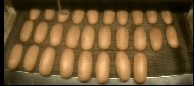
#> input picture image Processing/template/stone3.jpg, 194 x 86 px
$ python support_counting.py   (older library calls are emulated)
#> lines starting #> are read from the running program, lines starting #| are printed output that depends on the picture; after the words box and inside, x2 and y2 are one past the last pixel; in counts of white or black regions, pixels touching at a corner belong together
import cv2
from skimage.feature import peak_local_max
from skimage.morphology import watershed
from scipy import ndimage
import numpy as np
import imutils

image = cv2.imread("template/stone3.jpg")
#> image is the input picture: shape (86, 194, 3); mean B, G, R 50, 87.7, 114.6

gray = cv2.cvtColor(image, cv2.COLOR_BGR2GRAY)
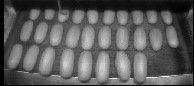
#> gray: shape (86, 194); min 0, max 251, mean 91.4
thresh = cv2.threshold(gray, 0, 255,
    cv2.THRESH_BINARY_INV | cv2.THRESH_OTSU)[1]
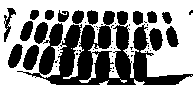
#> thresh: shape (86, 194); 55% white; 50 black regions (34 under 20 px), largest, box (x1, y1, x2, y2) and area: (17, 11, 193, 85) 5177, (23, 45, 39, 70) 273, (8, 44, 23, 68) 232
cv2.imshow("Thresh", thresh)


D = ndimage.distance_transform_edt(thresh)
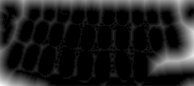
#> D: shape (86, 194) float64; min 0, max 20.59, mean 2.5; drawn with min black and max white
localMax = peak_local_max(D, indices=False, min_distance=20,
    labels=thresh)
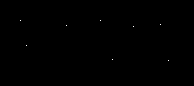
#> localMax: shape (86, 194) bool; 0.05% white in thin lines or dots, all inside (x1, y1, x2, y2) = (20, 20, 169, 61)
cv2.imshow("D image", D)

markers = ndimage.label(localMax, structure=np.ones((3, 3)))[0]
#> markers: shape (86, 194) int32; 9 distinct labels, from 0 to 8
labels = watershed(-D, markers, mask=thresh)
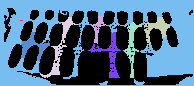
#> labels: shape (86, 194) int32; 9 distinct labels, from 0 to 8; one colour per label, 0 black
print("[INFO] {} unique segments found".format(len(np.unique(labels)) -     1))
#| [INFO] 8 unique segments found

for label in np.unique(labels):
    # if the label is zero, we are examining the 'background'
    # so simply ignore it
    if label == 0:
        continue

    # otherwise, allocate memory for the label region and draw
    # it on the mask
    mask = np.zeros(gray.shape, dtype="uint8")
    mask[labels == label] = 255

    # detect contours in the mask and grab the largest one
    cnts = cv2.findContours(mask.copy(), cv2.RETR_EXTERNAL,
        cv2.CHAIN_APPROX_SIMPLE)
    cnts = imutils.grab_contours(cnts)
    c = max(cnts, key=cv2.contourArea)

    # draw a circle enclosing the object
    ((x, y), r) = cv2.minEnclosingCircle(c)
    cv2.circle(image, (int(x), int(y)), int(r), (0, 255, 0), 2)
    cv2.putText(image, "#{}".format(label), (int(x) - 10, int(y)),
        cv2.FONT_HERSHEY_SIMPLEX, 0.6, (0, 0, 255), 2)
#> this loop made 9 passes
#> (x, y, r) on passes 3 to 8: (99.84, 29.47, 13.83), (154.6, 30.55, 15.44), (57.5, 47, 32.9), (131.5, 49.5, 27.54), (33.81, 47.62, 15.88), (110.9, 55.05, 23.41)
#> (c, x, y, r) on passes 2, 9: ([[20, 20], [22, 20]], 21, 20, 1), ([[0, 0], [0, 85], [193, 85], [193, 0]], 96.5, 42.5, 105.4)
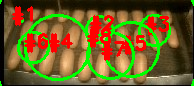
#> image: shape (86, 194, 3); mean B, G, R 36.5, 93, 109.3
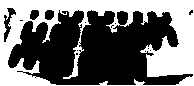
#> mask: shape (86, 194); 43.4% white; 1 white region, box (x1, y1, x2, y2) and area: (0, 0, 194, 86) 7249


cv2.imshow("input",image)
cv2.waitKey(0)
cv2.destroyAllWindows()

$ run again, with image Processing/template/stone2.jpg copied over image Processing/template/stone3.jpg
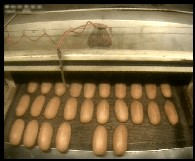
#> input picture image Processing/template/stone2.jpg, 195 x 161 px
#> image is the input picture: shape (161, 195, 3); mean B, G, R 69.3, 105.3, 125.8
#> thresh: shape (161, 195); 49.4% white; 11 white regions (9 under 20 px), largest, box (x1, y1, x2, y2) and area: (0, 0, 195, 161) 15242, (87, 31, 112, 48) 231
#> localMax: shape (161, 195) bool; 0.03% white in thin lines or dots, all inside (x1, y1, x2, y2) = (22, 42, 175, 139)
#> markers: shape (161, 195) int32; 9 distinct labels, from 0 to 8
#> `labels = watershed(-D, markers, mask=thresh)`:
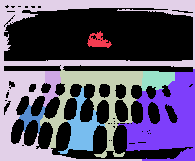
#> labels: shape (161, 195) int32; 9 distinct labels, from 0 to 8; one colour per label, 0 black
#| [INFO] 8 unique segments found
#> the loop `for label in np.unique(labels): # if the label is zero, we are examini..` made 9 passes
#> (x, y, r) on passes 2 to 9: (99.06, 42.02, 12.1), (51.5, 88.5, 19.04), (95.5, 108.5, 59.74), (97, 80, 125.7), (158, 81, 18.36), (34.5, 119, 15.95), (166, 114.5, 53.45), (73.11, 120.7, 34.86)
#> after the loop `for label in np.unique(labels):`:
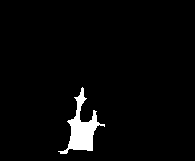
#> mask: shape (161, 195); 3.2% white; 1 white region, box (x1, y1, x2, y2) and area: (58, 87, 105, 154) 999
